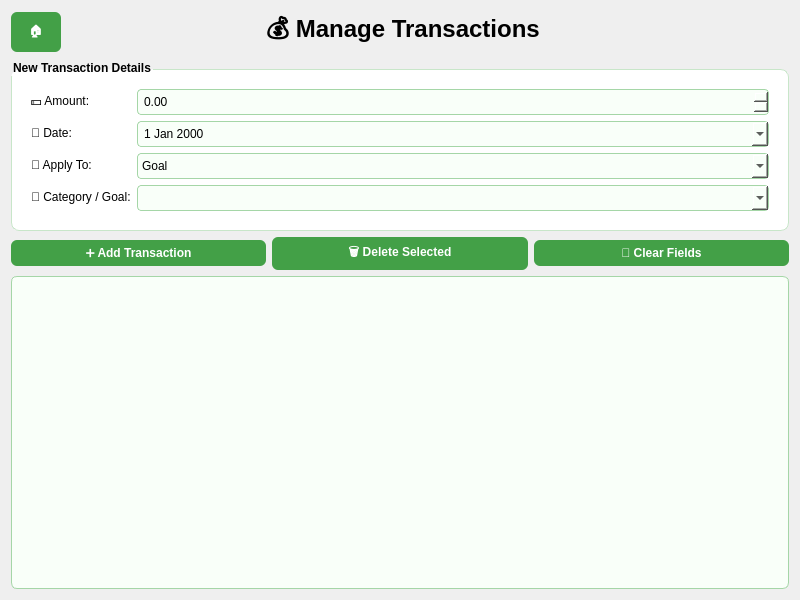
<?xml version="1.0" encoding="UTF-8"?>
<ui version="4.0">
 <class>TransactionManager</class>
 <widget class="QWidget" name="TransactionManager">
  <property name="geometry">
   <rect>
    <x>0</x>
    <y>0</y>
    <width>800</width>
    <height>600</height>
   </rect>
  </property>
  <property name="windowTitle">
   <string>TransactionManager</string>
  </property>
  <property name="styleSheet">
   <string notr="true">
TransactionManager { background-color: #e8f5e9; }
QGroupBox { background-color: white; border: 1px solid #c8e6c9; border-radius: 8px; margin-top: 10px; padding: 10px; font-weight: bold; }
QLineEdit, QDoubleSpinBox, QDateEdit, QComboBox { background-color: #f9fff9; border: 1px solid #a5d6a7; border-radius: 4px; padding: 4px; color: black; }
QPushButton { background-color: #43a047; color: white; font-weight: bold; border-radius: 6px; padding: 6px 10px; }
QPushButton:hover { background-color: #2e7d32; }
QListWidget { background-color: white; border: 1px solid #c8e6c9; border-radius: 8px; }
QLabel { color: black; }
QCalendarWidget {
    border: 1px solid #81c784;
    border-radius: 8px;
    background-color: white;
}

/* Ensure day numbers stay visible */
QCalendarWidget {
    border: 1px solid #81c784;
    border-radius: 8px;
    background-color: white;
}

/* Day numbers */
QCalendarWidget QAbstractItemView {
    background-color: white;
    color: black;
    selection-background-color: #a5d6a7;
    selection-color: black;
}

/* Month + Year label */
QCalendarWidget QToolButton {
    color: black;
}

/* Month dropdown popup */
QCalendarWidget QMenu {
    background-color: white;
    color: black;
}

QCalendarWidget QMenu::item:selected {
    background-color: #a5d6a7;
    color: black;
}


   </string>
  </property>
  <layout class="QVBoxLayout" name="verticalLayout">
   <item>
    <layout class="QHBoxLayout" name="headerLayout">
     <item>
      <widget class="QPushButton" name="homeBtn">
       <property name="minimumSize">
        <size>
         <width>50</width>
         <height>40</height>
        </size>
       </property>
       <property name="maximumSize">
        <size>
         <width>50</width>
         <height>40</height>
        </size>
       </property>
       <property name="text">
        <string>🏠</string>
       </property>
      </widget>
     </item>
     <item>
      <widget class="QLabel" name="titleLabel">
       <property name="font">
        <font>
         <pointsize>18</pointsize>
         <bold>true</bold>
        </font>
       </property>
       <property name="text">
        <string>💰 Manage Transactions</string>
       </property>
       <property name="alignment">
        <set>Qt::AlignmentFlag::AlignHCenter</set>
       </property>
      </widget>
     </item>
     <item>
      <spacer name="rightSpacer">
       <property name="orientation">
        <enum>Qt::Orientation::Horizontal</enum>
       </property>
       <property name="sizeType">
        <enum>QSizePolicy::Policy::Fixed</enum>
       </property>
       <property name="sizeHint" stdset="0">
        <size>
         <width>50</width>
         <height>20</height>
        </size>
       </property>
      </spacer>
     </item>
    </layout>
   </item>
   <item>
    <widget class="QGroupBox" name="transactionGroup">
     <property name="title">
      <string>New Transaction Details</string>
     </property>
     <layout class="QFormLayout" name="formLayout">
      <item row="0" column="0">
       <widget class="QLabel" name="amountLabel">
        <property name="text">
         <string>💵 Amount:</string>
        </property>
       </widget>
      </item>
      <item row="0" column="1">
       <widget class="QDoubleSpinBox" name="transactionAmountInput">
        <property name="keyboardTracking">
         <bool>true</bool>
        </property>
        <property name="decimals">
         <number>2</number>
        </property>
        <property name="minimum">
         <double>0.000000000000000</double>
        </property>
        <property name="maximum">
         <double>1000000.000000000000000</double>
        </property>
        <property name="singleStep">
         <double>1.000000000000000</double>
        </property>
        <property name="value">
         <double>0.000000000000000</double>
        </property>
       </widget>
      </item>
      <item row="1" column="0">
       <widget class="QLabel" name="dateLabel">
        <property name="text">
         <string>📅 Date:</string>
        </property>
       </widget>
      </item>
      <item row="1" column="1">
       <widget class="QDateEdit" name="transactionDateInput">
        <property name="calendarPopup">
         <bool>true</bool>
        </property>
       </widget>
      </item>
      <item row="2" column="0">
       <widget class="QLabel" name="targetTypeLabel">
        <property name="text">
         <string>🎯 Apply To:</string>
        </property>
       </widget>
      </item>
      <item row="2" column="1">
       <widget class="QComboBox" name="transactionTargetTypeInput">
        <property name="styleSheet">
         <string notr="true">QComboBox {
    color: black;
    background-color: #f9fff9;
}
QComboBox QAbstractItemView {
    background-color: white;
    color: black;
    selection-background-color: #a5d6a7;
}
</string>
        </property>
        <item>
         <property name="text">
          <string>Goal</string>
         </property>
        </item>
        <item>
         <property name="text">
          <string>All Goals</string>
         </property>
        </item>
        <item>
         <property name="text">
          <string>Category</string>
         </property>
        </item>
       </widget>
      </item>
      <item row="3" column="0">
       <widget class="QLabel" name="categoryGoalLabel">
        <property name="text">
         <string>📂 Category / Goal:</string>
        </property>
       </widget>
      </item>
      <item row="3" column="1">
       <widget class="QComboBox" name="transactionCategoryGoalInput"/>
      </item>
     </layout>
    </widget>
   </item>
   <item>
    <layout class="QHBoxLayout" name="buttonLayout">
     <item>
      <widget class="QPushButton" name="addTransactionBtn">
       <property name="text">
        <string>➕ Add Transaction</string>
       </property>
      </widget>
     </item>
     <item>
      <widget class="QPushButton" name="deleteTransactionBtn">
       <property name="text">
        <string>🗑 Delete Selected</string>
       </property>
      </widget>
     </item>
     <item>
      <widget class="QPushButton" name="clearFieldsBtn">
       <property name="text">
        <string>🧹 Clear Fields</string>
       </property>
      </widget>
     </item>
    </layout>
   </item>
   <item>
    <widget class="QListWidget" name="transactionListWidget">
     <property name="styleSheet">
      <string notr="true">QListWidget {
    background-color: #f9fff9;
    color: black;
    border: 1px solid #a5d6a7;
    border-radius: 6px;
}

QListWidget::item {
    color: black;
    padding: 4px;
}

QListWidget::item:selected {
    background-color: #a5d6a7;
    color: black;
}
</string>
     </property>
     <property name="alternatingRowColors">
      <bool>false</bool>
     </property>
     <property name="selectionMode">
      <enum>QAbstractItemView::SelectionMode::SingleSelection</enum>
     </property>
    </widget>
   </item>
  </layout>
 </widget>
 <resources/>
 <connections/>
</ui>
